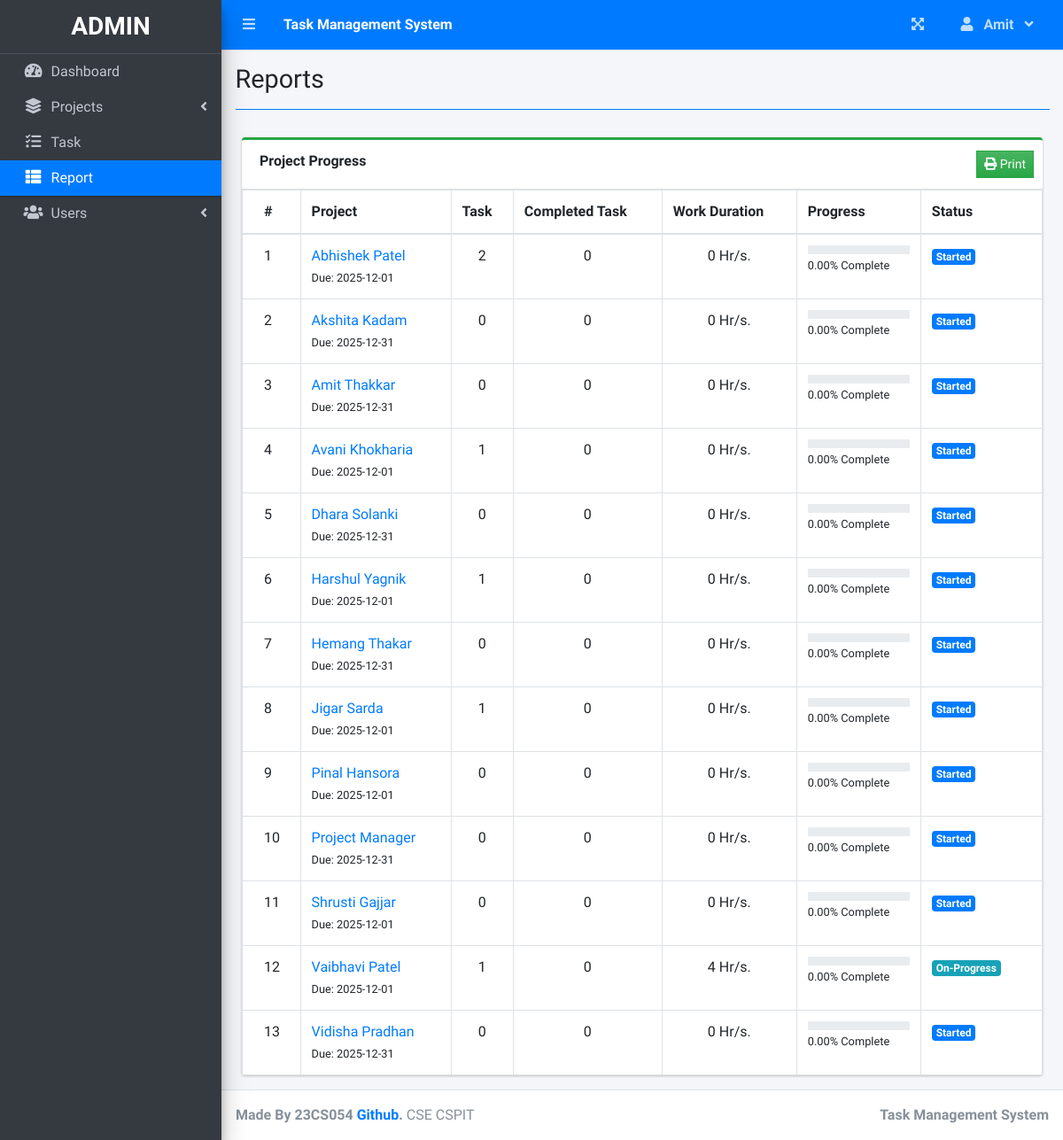
/index.php?page=reports (signed in), run on the app's committed database.
### tables this page shows
CREATE TABLE `project_list` (
  `id` int(30) NOT NULL,
  `name` varchar(200) NOT NULL,
  `description` text NOT NULL,
  `status` tinyint(2) NOT NULL,
  `start_date` date NOT NULL,
  `end_date` date NOT NULL,
  `manager_id` int(30) NOT NULL,
  `user_ids` text NOT NULL,
  `date_created` datetime NOT NULL DEFAULT current_timestamp()
);

### reports.php (the view, shortened to what this page needs)
<?php
include 'db_connect.php';
?>
<div class="col-md-12">
    <div class="card card-outline card-success">
        <div class="card-header">
            <b>Project Progress</b>
            <div class="card-tools">
                <button class="btn btn-flat btn-sm bg-gradient-success btn-success" id="print"><i class="fa fa-print"></i> Print</button>
            </div>
        </div>
        <div class="card-body p-0">
            <div class="table-responsive" id="printable">
                <table class="table m-0 table-bordered">
                    <thead>
                        <tr>
                            <th>#</th>
                            <th>Project</th>
                            <th>Task</th>
                            <th>Completed Task</th>
                            <th>Work Duration</th>
                            <th>Progress</th>
                            <th>Status</th>
                        </tr>
                    </thead>
                    <tbody>
                    <?php
                    $i = 1;
                    $stat = array("Pending", "Started", "On-Progress", "On-Hold", "Over Due", "Done");
                    $where = "";
                    $qry = $conn->query("SELECT * FROM project_list $where ORDER BY name ASC");
                    while ($row = $qry->fetch_assoc()) {
                        $tprog = $conn->query("SELECT * FROM task_list WHERE project_id = {$row['id']}")->num_rows;
                        $cprog = $conn->query("SELECT * FROM task_list WHERE project_id = {$row['id']} AND status = 3")->num_rows;
                        $prog = $tprog > 0 ? ($cprog / $tprog) * 100 : 0;
                        $prog = number_format($prog, 2);
                        $prod = $conn->query("SELECT * FROM user_productivity WHERE project_id = {$row['id']}")->num_rows;
                        $dur = $conn->query("SELECT SUM(time_rendered) AS duration FROM user_productivity WHERE project_id = {$row['id']}")->fetch_assoc()['duration'] ?? 0;
                        if ($row['status'] == 0 && strtotime(date('Y-m-d')) >= strtotime($row['start_date'])) {
                            if ($prod > 0 || $cprog > 0) {
                                $row['status'] = 2;
                            } else {
                                $row['status'] = 1;
                            }
                        } elseif ($row['status'] == 0 && strtotime(date('Y-m-d')) > strtotime($row['end_date'])) {
                            $row['status'] = 4;
                        }
                    ?>
                        <tr>
                            <td><?php echo $i++; ?></td>
                            <td>
                                <a href="employee_report.php?user_id=<?php echo $row['id']; ?>">
                                    <?php echo ucwords($row['name']); ?>
                                </a>
                                <br>
                                <small>Due: <?php echo date("Y-m-d", strtotime($row['end_date'])); ?></small>
                            </td>
                            <td class="text-center"><?php echo number_format($tprog); ?></td>
                            <td class="text-center"><?php echo number_format($cprog); ?></td>
                            <td class="text-center"><?php echo number_format($dur) . ' Hr/s.'; ?></td>
                            <td class="project_progress">
                                <div class="progress progress-sm">
                                </div>
                                <small><?php echo $prog; ?>% Complete</small>
                            </td>
                            <td class="project-state">
                                <?php
                                $status = $stat[$row['status']];
                                $badgeClass = [
                                    'Pending' => 'badge-secondary',
                                    'Started' => 'badge-primary',
                                    'On-Progress' => 'badge-info',
                                    'On-Hold' => 'badge-warning',
                                    'Over Due' => 'badge-danger',
                                    'Done' => 'badge-success'
                                ][$status];
                                echo "<span class='badge $badgeClass'>$status</span>";
                                ?>
                            </td>
                        </tr>
                    <?php } ?>
                    </tbody>
                </table>
            </div>
        </div>
    </div>
</div>

### data on the page
project_list: name "Abhishek Patel", end_date "2025-12-01", tprog "2", cprog "0", dur "0", prog "0.00", status "Started"
project_list: name "Akshita Kadam", end_date "2025-12-31", tprog "0", cprog "0", dur "0", prog "0.00", status "Started"
project_list: name "Amit Thakkar", end_date "2025-12-31", tprog "0", cprog "0", dur "0", prog "0.00", status "Started"
project_list: name "Avani Khokharia", end_date "2025-12-01", tprog "1", cprog "0", dur "0", prog "0.00", status "Started"
project_list: name "Dhara Solanki", end_date "2025-12-31", tprog "0", cprog "0", dur "0", prog "0.00", status "Started"
project_list: name "Harshul Yagnik", end_date "2025-12-01", tprog "1", cprog "0", dur "0", prog "0.00", status "Started"
project_list: name "Hemang Thakar", end_date "2025-12-31", tprog "0", cprog "0", dur "0", prog "0.00", status "Started"
project_list: name "Jigar Sarda", end_date "2025-12-01", tprog "1", cprog "0", dur "0", prog "0.00", status "Started"
project_list: name "Pinal Hansora", end_date "2025-12-01", tprog "0", cprog "0", dur "0", prog "0.00", status "Started"
project_list: name "Project Manager", end_date "2025-12-31", tprog "0", cprog "0", dur "0", prog "0.00", status "Started"
project_list: name "Shrusti Gajjar", end_date "2025-12-01", tprog "0", cprog "0", dur "0", prog "0.00", status "Started"
project_list: name "Vaibhavi Patel", end_date "2025-12-01", tprog "1", cprog "0", dur "4", prog "0.00", manager "On-Progress"
project_list: name "Vidisha Pradhan", end_date "2025-12-31", tprog "0", cprog "0", dur "0", prog "0.00", status "Started"

### other printed values
$_SESSION['system']['name'] "Task Management System"
$_SESSION['login_firstname'] "Amit"
$title "Reports"
